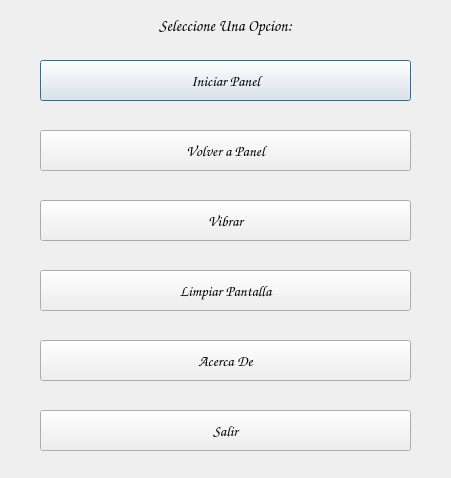
<?xml version="1.0" encoding="UTF-8"?>
<ui version="4.0">
 <class>Menu</class>
 <widget class="QDialog" name="Menu">
  <property name="geometry">
   <rect>
    <x>0</x>
    <y>0</y>
    <width>451</width>
    <height>478</height>
   </rect>
  </property>
  <property name="windowTitle">
   <string>Dialog</string>
  </property>
  <widget class="QPushButton" name="btn1_iniciar">
   <property name="geometry">
    <rect>
     <x>40</x>
     <y>60</y>
     <width>371</width>
     <height>41</height>
    </rect>
   </property>
   <property name="font">
    <font>
     <family>Comic Sans MS</family>
     <pointsize>11</pointsize>
    </font>
   </property>
   <property name="text">
    <string>Iniciar Panel</string>
   </property>
  </widget>
  <widget class="QPushButton" name="btn2_volver">
   <property name="geometry">
    <rect>
     <x>40</x>
     <y>130</y>
     <width>371</width>
     <height>41</height>
    </rect>
   </property>
   <property name="font">
    <font>
     <family>Comic Sans MS</family>
     <pointsize>11</pointsize>
    </font>
   </property>
   <property name="text">
    <string>Volver a Panel</string>
   </property>
  </widget>
  <widget class="QPushButton" name="btn3_vibrar">
   <property name="geometry">
    <rect>
     <x>40</x>
     <y>200</y>
     <width>371</width>
     <height>41</height>
    </rect>
   </property>
   <property name="font">
    <font>
     <family>Comic Sans MS</family>
     <pointsize>11</pointsize>
    </font>
   </property>
   <property name="text">
    <string>Vibrar</string>
   </property>
  </widget>
  <widget class="QPushButton" name="btn4_limpiar">
   <property name="geometry">
    <rect>
     <x>40</x>
     <y>270</y>
     <width>371</width>
     <height>41</height>
    </rect>
   </property>
   <property name="font">
    <font>
     <family>Comic Sans MS</family>
     <pointsize>11</pointsize>
    </font>
   </property>
   <property name="text">
    <string>Limpiar Pantalla</string>
   </property>
  </widget>
  <widget class="QPushButton" name="btn5_acercade">
   <property name="geometry">
    <rect>
     <x>40</x>
     <y>340</y>
     <width>371</width>
     <height>41</height>
    </rect>
   </property>
   <property name="font">
    <font>
     <family>Comic Sans MS</family>
     <pointsize>11</pointsize>
    </font>
   </property>
   <property name="text">
    <string>Acerca De</string>
   </property>
  </widget>
  <widget class="QPushButton" name="btn6_salir">
   <property name="geometry">
    <rect>
     <x>40</x>
     <y>410</y>
     <width>371</width>
     <height>41</height>
    </rect>
   </property>
   <property name="font">
    <font>
     <family>Comic Sans MS</family>
     <pointsize>11</pointsize>
    </font>
   </property>
   <property name="text">
    <string>Salir</string>
   </property>
  </widget>
  <widget class="QLabel" name="label">
   <property name="geometry">
    <rect>
     <x>40</x>
     <y>10</y>
     <width>371</width>
     <height>31</height>
    </rect>
   </property>
   <property name="font">
    <font>
     <family>Comic Sans MS</family>
     <pointsize>12</pointsize>
    </font>
   </property>
   <property name="text">
    <string>Seleccione Una Opcion:</string>
   </property>
   <property name="alignment">
    <set>Qt::AlignCenter</set>
   </property>
  </widget>
 </widget>
 <resources/>
 <connections/>
</ui>
